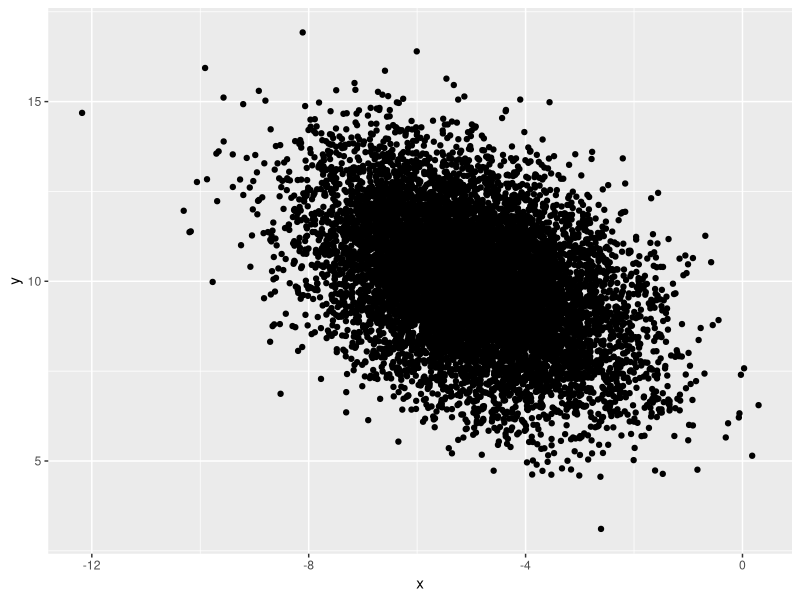
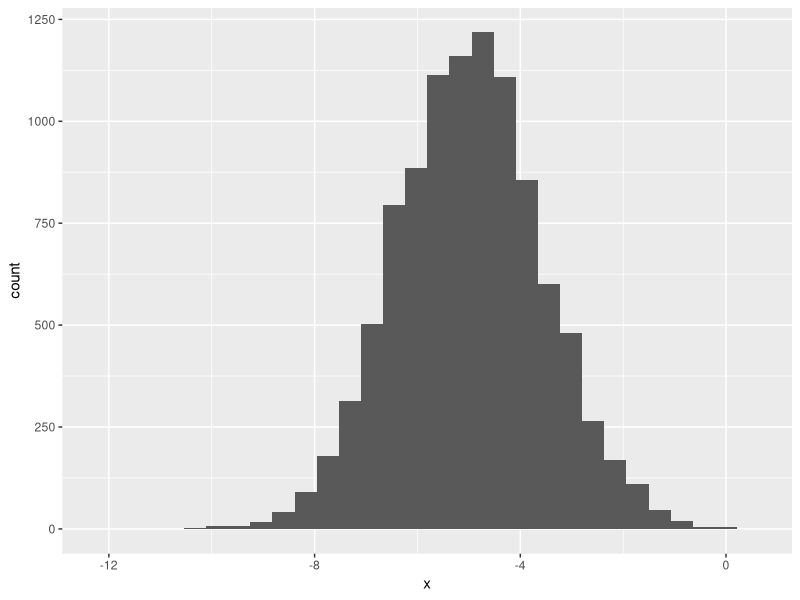
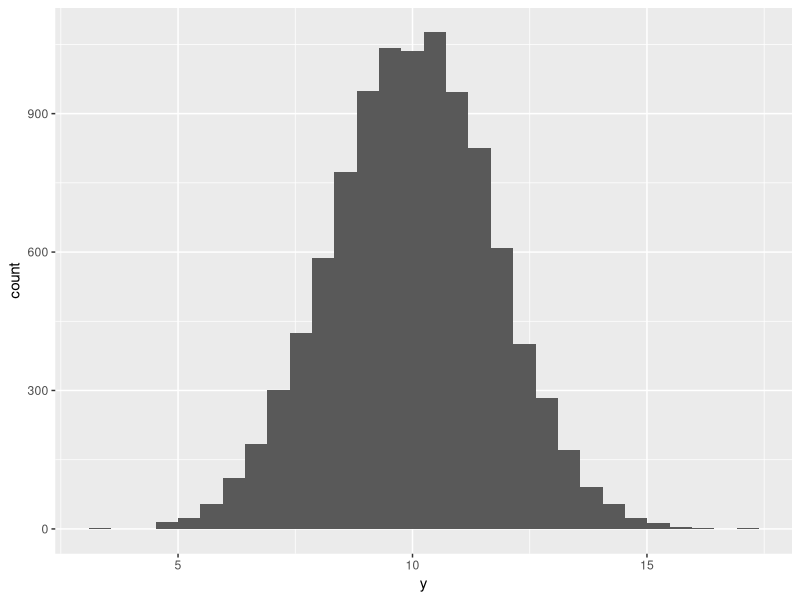

Write the R code that produced these figures, in order.
## ---- chunk 1
library(mvtnorm)

v_mean <- c(-5,10)
M_sigma <- matrix(
  data = c(2,-1,-1,3),
  nrow = 2
)

M_sigma

M_rnvnorm <- mvtnorm::rmvnorm(
  n = 10000,
  mean = v_mean,
  sigma = M_sigma
)
colnames(M_rnvnorm) <- c("x","y")
M_rnvnorm <- as.data.frame(
  x = M_rnvnorm
)
require(ggplot2)

# Scatter Plot
ggplot(M_rnvnorm) +
  aes(x = x,y = y) + 
  geom_point()

    
  

## ---- chunk 2
# Histogram of x
  ggplot(M_rnvnorm) +
    aes(x = x) + 
    geom_histogram()
  
## ---- chunk 3
 # Histogram of y
  ggplot(M_rnvnorm) +
    aes(x = y) + 
    geom_histogram()

